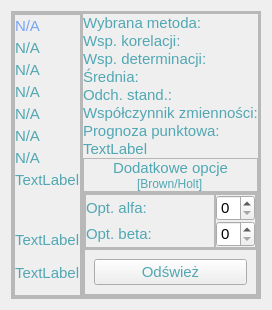
            <widget class="QWidget" name="score_page">
             <layout class="QHBoxLayout" name="horizontalLayout_14">
              <item>
               <widget class="QFrame" name="frame_3">
                <property name="frameShape">
                 <enum>QFrame::StyledPanel</enum>
                </property>
                <property name="frameShadow">
                 <enum>QFrame::Raised</enum>
                </property>
                <layout class="QHBoxLayout" name="horizontalLayout_15">
                 <property name="spacing">
                  <number>0</number>
                 </property>
                 <property name="leftMargin">
                  <number>0</number>
                 </property>
                 <property name="topMargin">
                  <number>0</number>
                 </property>
                 <property name="rightMargin">
                  <number>0</number>
                 </property>
                 <property name="bottomMargin">
                  <number>0</number>
                 </property>
                 <item>
                  <widget class="QFrame" name="frame_5">
                   <property name="frameShape">
                    <enum>QFrame::StyledPanel</enum>
                   </property>
                   <property name="frameShadow">
                    <enum>QFrame::Raised</enum>
                   </property>
                  </widget>
                 </item>
                 <item alignment="Qt::AlignVCenter">
                  <widget class="QFrame" name="frame_7">
                   <property name="maximumSize">
                    <size>
                     <width>400</width>
                     <height>600</height>
                    </size>
                   </property>
                   <property name="font">
                    <font>
                     <pointsize>11</pointsize>
                    </font>
                   </property>
                   <property name="styleSheet">
                    <string notr="true">color: qlineargradient(spread:pad, x1:1, y1:1, x2:0, y2:0, stop:0 rgba(81, 167, 179, 255), stop:0.159204 rgba(29, 101, 119, 255), stop:0.298507 rgba(61, 129, 150, 255), stop:0.412935 rgba(27, 161, 149, 255), stop:0.532338 rgba(85, 184, 146, 255), stop:0.666667 rgba(65, 150, 162, 255), stop:0.800995 rgba(71, 133, 185, 255), stop:0.965174 rgba(50, 96, 128, 255));</string>
                   </property>
                   <property name="frameShape">
                    <enum>QFrame::StyledPanel</enum>
                   </property>
                   <property name="frameShadow">
                    <enum>QFrame::Raised</enum>
                   </property>
                   <layout class="QHBoxLayout" name="horizontalLayout_16">
                    <property name="spacing">
                     <number>0</number>
                    </property>
                    <property name="leftMargin">
                     <number>0</number>
                    </property>
                    <property name="topMargin">
                     <number>0</number>
                    </property>
                    <property name="rightMargin">
                     <number>0</number>
                    </property>
                    <property name="bottomMargin">
                     <number>0</number>
                    </property>
                    <item>
                     <widget class="QFrame" name="frame_11">
                      <property name="maximumSize">
                       <size>
                        <width>85</width>
                        <height>16777215</height>
                       </size>
                      </property>
                      <property name="frameShape">
                       <enum>QFrame::StyledPanel</enum>
                      </property>
                      <property name="frameShadow">
                       <enum>QFrame::Raised</enum>
                      </property>
                      <layout class="QVBoxLayout" name="verticalLayout_11">
                       <property name="spacing">
                        <number>0</number>
                       </property>
                       <property name="leftMargin">
                        <number>0</number>
                       </property>
                       <property name="topMargin">
                        <number>0</number>
                       </property>
                       <property name="rightMargin">
                        <number>0</number>
                       </property>
                       <property name="bottomMargin">
                        <number>0</number>
                       </property>
                       <item>
                        <widget class="QFrame" name="frame_8">
                         <property name="font">
                          <font>
                           <pointsize>11</pointsize>
                           <weight>75</weight>
                           <bold>true</bold>
                          </font>
                         </property>
                         <property name="frameShape">
                          <enum>QFrame::StyledPanel</enum>
                         </property>
                         <property name="frameShadow">
                          <enum>QFrame::Raised</enum>
                         </property>
                         <layout class="QVBoxLayout" name="verticalLayout_12">
                          <property name="spacing">
                           <number>0</number>
                          </property>
                          <property name="leftMargin">
                           <number>0</number>
                          </property>
                          <property name="topMargin">
                           <number>0</number>
                          </property>
                          <property name="rightMargin">
                           <number>0</number>
                          </property>
                          <property name="bottomMargin">
                           <number>0</number>
                          </property>
                          <item>
                           <widget class="QLabel" name="label_11">
                            <property name="maximumSize">
                             <size>
                              <width>16777215</width>
                              <height>22</height>
                             </size>
                            </property>
                            <property name="font">
                             <font>
                              <pointsize>11</pointsize>
                             </font>
                            </property>
                            <property name="styleSheet">
                             <string notr="true">color: qlineargradient(spread:pad, x1:0, y1:0, x2:1, y2:0, stop:0 rgba(28, 138, 255, 255), stop:1 rgba(20, 100, 250, 137))</string>
                            </property>
                            <property name="text">
                             <string>N/A</string>
                            </property>
                           </widget>
                          </item>
                          <item>
                           <widget class="QLabel" name="label_16">
                            <property name="maximumSize">
                             <size>
                              <width>16777215</width>
                              <height>22</height>
                             </size>
                            </property>
                            <property name="font">
                             <font>
                              <pointsize>11</pointsize>
                             </font>
                            </property>
                            <property name="text">
                             <string>N/A</string>
                            </property>
                           </widget>
                          </item>
                          <item>
                           <widget class="QLabel" name="label_18">
                            <property name="maximumSize">
                             <size>
                              <width>16777215</width>
                              <height>22</height>
                             </size>
                            </property>
                            <property name="font">
                             <font>
                              <pointsize>11</pointsize>
                             </font>
                            </property>
                            <property name="text">
                             <string>N/A</string>
                            </property>
                           </widget>
                          </item>
                          <item>
                           <widget class="QLabel" name="label_20">
                            <property name="maximumSize">
                             <size>
                              <width>16777215</width>
                              <height>22</height>
                             </size>
                            </property>
                            <property name="font">
                             <font>
                              <pointsize>11</pointsize>
                             </font>
                            </property>
                            <property name="text">
                             <string>N/A</string>
                            </property>
                           </widget>
                          </item>
                          <item>
                           <widget class="QLabel" name="label_9">
                            <property name="maximumSize">
                             <size>
                              <width>16777215</width>
                              <height>22</height>
                             </size>
                            </property>
                            <property name="font">
                             <font>
                              <pointsize>11</pointsize>
                             </font>
                            </property>
                            <property name="text">
                             <string>N/A</string>
                            </property>
                           </widget>
                          </item>
                          <item>
                           <widget class="QLabel" name="label_22">
                            <property name="maximumSize">
                             <size>
                              <width>16777215</width>
                              <height>22</height>
                             </size>
                            </property>
                            <property name="font">
                             <font>
                              <pointsize>11</pointsize>
                             </font>
                            </property>
                            <property name="text">
                             <string>N/A</string>
                            </property>
                           </widget>
                          </item>
                          <item>
                           <widget class="QLabel" name="label_13">
                            <property name="maximumSize">
                             <size>
                              <width>16777215</width>
                              <height>22</height>
                             </size>
                            </property>
                            <property name="font">
                             <font>
                              <pointsize>11</pointsize>
                             </font>
                            </property>
                            <property name="text">
                             <string>N/A</string>
                            </property>
                           </widget>
                          </item>
                          <item>
                           <widget class="QLabel" name="label_15">
                            <property name="maximumSize">
                             <size>
                              <width>16777215</width>
                              <height>22</height>
                             </size>
                            </property>
                            <property name="font">
                             <font>
                              <pointsize>11</pointsize>
                             </font>
                            </property>
                            <property name="text">
                             <string>TextLabel</string>
                            </property>
                           </widget>
                          </item>
                          <item>
                           <widget class="QLabel" name="label_17">
                            <property name="maximumSize">
                             <size>
                              <width>16777215</width>
                              <height>38</height>
                             </size>
                            </property>
                            <property name="font">
                             <font>
                              <pointsize>11</pointsize>
                             </font>
                            </property>
                            <property name="text">
                             <string/>
                            </property>
                           </widget>
                          </item>
                          <item>
                           <widget class="QLabel" name="label_23">
                            <property name="maximumSize">
                             <size>
                              <width>16777215</width>
                              <height>22</height>
                             </size>
                            </property>
                            <property name="font">
                             <font>
                              <pointsize>11</pointsize>
                             </font>
                            </property>
                            <property name="text">
                             <string>TextLabel</string>
                            </property>
                           </widget>
                          </item>
                          <item>
                           <widget class="QLabel" name="label_19">
                            <property name="font">
                             <font>
                              <pointsize>11</pointsize>
                             </font>
                            </property>
                            <property name="text">
                             <string>TextLabel</string>
                            </property>
                           </widget>
                          </item>
                         </layout>
                        </widget>
                       </item>
                      </layout>
                     </widget>
                    </item>
                    <item alignment="Qt::AlignVCenter">
                     <widget class="QFrame" name="frame_10">
                      <property name="frameShape">
                       <enum>QFrame::StyledPanel</enum>
                      </property>
                      <property name="frameShadow">
                       <enum>QFrame::Raised</enum>
                      </property>
                      <layout class="QVBoxLayout" name="verticalLayout_13">
                       <property name="spacing">
                        <number>0</number>
                       </property>
                       <property name="leftMargin">
                        <number>0</number>
                       </property>
                       <property name="topMargin">
                        <number>0</number>
                       </property>
                       <property name="rightMargin">
                        <number>0</number>
                       </property>
                       <property name="bottomMargin">
                        <number>0</number>
                       </property>
                       <item>
                        <widget class="QLabel" name="chosen_method_label">
                         <property name="maximumSize">
                          <size>
                           <width>16777215</width>
                           <height>30</height>
                          </size>
                         </property>
                         <property name="font">
                          <font>
                           <pointsize>11</pointsize>
                          </font>
                         </property>
                         <property name="text">
                          <string>Wybrana metoda: </string>
                         </property>
                        </widget>
                       </item>
                       <item>
                        <widget class="QLabel" name="corr_label">
                         <property name="maximumSize">
                          <size>
                           <width>16777215</width>
                           <height>30</height>
                          </size>
                         </property>
                         <property name="font">
                          <font>
                           <pointsize>11</pointsize>
                          </font>
                         </property>
                         <property name="text">
                          <string>Wsp. korelacji:</string>
                         </property>
                        </widget>
                       </item>
                       <item>
                        <widget class="QLabel" name="r_squared_label">
                         <property name="maximumSize">
                          <size>
                           <width>16777215</width>
                           <height>30</height>
                          </size>
                         </property>
                         <property name="font">
                          <font>
                           <pointsize>11</pointsize>
                          </font>
                         </property>
                         <property name="text">
                          <string>Wsp. determinacji:</string>
                         </property>
                        </widget>
                       </item>
                       <item>
                        <widget class="QLabel" name="mean_label">
                         <property name="maximumSize">
                          <size>
                           <width>16777215</width>
                           <height>30</height>
                          </size>
                         </property>
                         <property name="font">
                          <font>
                           <pointsize>11</pointsize>
                          </font>
                         </property>
                         <property name="text">
                          <string>Średnia:</string>
                         </property>
                        </widget>
                       </item>
                       <item>
                        <widget class="QLabel" name="st_dev_label">
                         <property name="maximumSize">
                          <size>
                           <width>16777215</width>
                           <height>30</height>
                          </size>
                         </property>
                         <property name="font">
                          <font>
                           <pointsize>11</pointsize>
                          </font>
                         </property>
                         <property name="text">
                          <string>Odch. stand.:</string>
                         </property>
                        </widget>
                       </item>
                       <item>
                        <widget class="QLabel" name="w_coef_label">
                         <property name="maximumSize">
                          <size>
                           <width>16777215</width>
                           <height>30</height>
                          </size>
                         </property>
                         <property name="font">
                          <font>
                           <pointsize>11</pointsize>
                          </font>
                         </property>
                         <property name="text">
                          <string>Współczynnik zmienności:</string>
                         </property>
                        </widget>
                       </item>
                       <item>
                        <widget class="QLabel" name="point_prognosis_label">
                         <property name="maximumSize">
                          <size>
                           <width>16777215</width>
                           <height>30</height>
                          </size>
                         </property>
                         <property name="font">
                          <font>
                           <pointsize>11</pointsize>
                          </font>
                         </property>
                         <property name="text">
                          <string>Prognoza punktowa:</string>
                         </property>
                        </widget>
                       </item>
                       <item>
                        <widget class="QLabel" name="label_21">
                         <property name="maximumSize">
                          <size>
                           <width>16777215</width>
                           <height>30</height>
                          </size>
                         </property>
                         <property name="font">
                          <font>
                           <pointsize>11</pointsize>
                          </font>
                         </property>
                         <property name="text">
                          <string>TextLabel</string>
                         </property>
                        </widget>
                       </item>
                       <item>
                        <widget class="QFrame" name="frame_13">
                         <property name="maximumSize">
                          <size>
                           <width>16777215</width>
                           <height>60</height>
                          </size>
                         </property>
                         <property name="frameShape">
                          <enum>QFrame::StyledPanel</enum>
                         </property>
                         <property name="frameShadow">
                          <enum>QFrame::Raised</enum>
                         </property>
                         <layout class="QVBoxLayout" name="verticalLayout_10">
                          <property name="spacing">
                           <number>0</number>
                          </property>
                          <property name="leftMargin">
                           <number>0</number>
                          </property>
                          <property name="topMargin">
                           <number>0</number>
                          </property>
                          <property name="rightMargin">
                           <number>0</number>
                          </property>
                          <property name="bottomMargin">
                           <number>0</number>
                          </property>
                          <item alignment="Qt::AlignHCenter">
                           <widget class="QLabel" name="label_8">
                            <property name="font">
                             <font>
                              <pointsize>11</pointsize>
                             </font>
                            </property>
                            <property name="text">
                             <string>Dodatkowe opcje</string>
                            </property>
                           </widget>
                          </item>
                          <item alignment="Qt::AlignHCenter">
                           <widget class="QLabel" name="label_14">
                            <property name="text">
                             <string>[Brown/Holt]</string>
                            </property>
                           </widget>
                          </item>
                         </layout>
                        </widget>
                       </item>
                       <item>
                        <widget class="QFrame" name="frame_14">
                         <property name="maximumSize">
                          <size>
                           <width>16777215</width>
                           <height>180</height>
                          </size>
                         </property>
                         <property name="frameShape">
                          <enum>QFrame::StyledPanel</enum>
                         </property>
                         <property name="frameShadow">
                          <enum>QFrame::Raised</enum>
                         </property>
                         <layout class="QVBoxLayout" name="verticalLayout_14">
                          <property name="spacing">
                           <number>0</number>
                          </property>
                          <property name="leftMargin">
                           <number>0</number>
                          </property>
                          <property name="topMargin">
                           <number>0</number>
                          </property>
                          <property name="rightMargin">
                           <number>0</number>
                          </property>
                          <property name="bottomMargin">
                           <number>0</number>
                          </property>
                          <item alignment="Qt::AlignVCenter">
                           <widget class="QFrame" name="frame_12">
                            <property name="frameShape">
                             <enum>QFrame::StyledPanel</enum>
                            </property>
                            <property name="frameShadow">
                             <enum>QFrame::Raised</enum>
                            </property>
                            <layout class="QHBoxLayout" name="horizontalLayout_17">
                             <property name="spacing">
                              <number>0</number>
                             </property>
                             <property name="leftMargin">
                              <number>0</number>
                             </property>
                             <property name="topMargin">
                              <number>0</number>
                             </property>
                             <property name="rightMargin">
                              <number>0</number>
                             </property>
                             <property name="bottomMargin">
                              <number>0</number>
                             </property>
                             <item>
                              <widget class="QFrame" name="frame_17">
                               <property name="frameShape">
                                <enum>QFrame::StyledPanel</enum>
                               </property>
                               <property name="frameShadow">
                                <enum>QFrame::Raised</enum>
                               </property>
                               <layout class="QVBoxLayout" name="verticalLayout_16">
                                <property name="spacing">
                                 <number>0</number>
                                </property>
                                <property name="leftMargin">
                                 <number>0</number>
                                </property>
                                <property name="topMargin">
                                 <number>0</number>
                                </property>
                                <property name="rightMargin">
                                 <number>0</number>
                                </property>
                                <property name="bottomMargin">
                                 <number>0</number>
                                </property>
                                <item>
                                 <widget class="QLabel" name="label_10">
                                  <property name="font">
                                   <font>
                                    <pointsize>11</pointsize>
                                   </font>
                                  </property>
                                  <property name="text">
                                   <string>Opt. alfa:</string>
                                  </property>
                                 </widget>
                                </item>
                                <item>
                                 <widget class="QLabel" name="label_12">
                                  <property name="font">
                                   <font>
                                    <pointsize>11</pointsize>
                                   </font>
                                  </property>
                                  <property name="text">
                                   <string>Opt. beta:</string>
                                  </property>
                                 </widget>
                                </item>
                               </layout>
                              </widget>
                             </item>
                             <item alignment="Qt::AlignVCenter">
                              <widget class="QFrame" name="frame_16">
                               <property name="maximumSize">
                                <size>
                                 <width>41</width>
                                 <height>16777215</height>
                                </size>
                               </property>
                               <property name="font">
                                <font>
                                 <pointsize>11</pointsize>
                                </font>
                               </property>
                               <property name="frameShape">
                                <enum>QFrame::StyledPanel</enum>
                               </property>
                               <property name="frameShadow">
                                <enum>QFrame::Raised</enum>
                               </property>
                               <layout class="QVBoxLayout" name="verticalLayout_15">
                                <property name="spacing">
                                 <number>0</number>
                                </property>
                                <property name="leftMargin">
                                 <number>0</number>
                                </property>
                                <property name="topMargin">
                                 <number>0</number>
                                </property>
                                <property name="rightMargin">
                                 <number>0</number>
                                </property>
                                <property name="bottomMargin">
                                 <number>0</number>
                                </property>
                                <item alignment="Qt::AlignHCenter|Qt::AlignVCenter">
                                 <widget class="QSpinBox" name="spinBox_2">
                                  <property name="enabled">
                                   <bool>true</bool>
                                  </property>
                                  <property name="font">
                                   <font>
                                    <pointsize>11</pointsize>
                                   </font>
                                  </property>
                                  <property name="styleSheet">
                                   <string notr="true">color: qlineargradient(spread:pad, x1:0, y1:0, x2:1, y2:0, stop:0 rgba(28, 138, 255, 255), stop:1 rgba(255, 255, 255, 255));</string>
                                  </property>
                                 </widget>
                                </item>
                                <item alignment="Qt::AlignHCenter">
                                 <widget class="QSpinBox" name="spinBox_3">
                                  <property name="font">
                                   <font>
                                    <pointsize>11</pointsize>
                                   </font>
                                  </property>
                                 </widget>
                                </item>
                               </layout>
                              </widget>
                             </item>
                            </layout>
                           </widget>
                          </item>
                          <item alignment="Qt::AlignVCenter">
                           <widget class="QFrame" name="frame_15">
                            <property name="frameShape">
                             <enum>QFrame::StyledPanel</enum>
                            </property>
                            <property name="frameShadow">
                             <enum>QFrame::Raised</enum>
                            </property>
                            <layout class="QVBoxLayout" name="verticalLayout_17">
                             <item>
                              <widget class="QPushButton" name="pushButton_5">
                               <property name="font">
                                <font>
                                 <pointsize>11</pointsize>
                                </font>
                               </property>
                               <property name="text">
                                <string>Odśwież</string>
                               </property>
                              </widget>
                             </item>
                            </layout>
                           </widget>
                          </item>
                         </layout>
                        </widget>
                       </item>
                      </layout>
                     </widget>
                    </item>
                   </layout>
                  </widget>
                 </item>
                </layout>
               </widget>
              </item>
             </layout>
            </widget>
